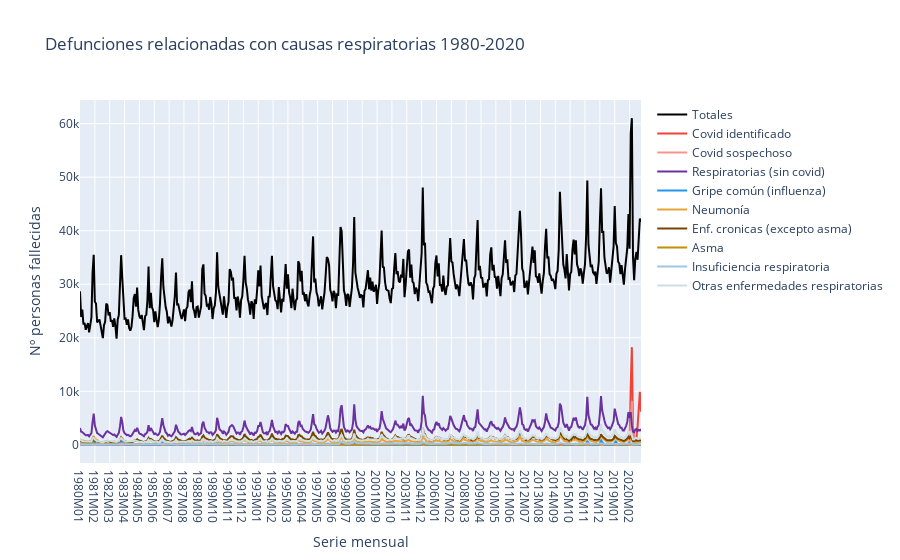

Notebook code cell kept with this figure:
### Code cell
totales = go.Scatter(x = df1["Serie mensual"] , y= df1["001-102  I-XXII.Todas las causas"] , name = 'Totales' , mode= 'lines' , marker= dict(color= '#000000'))
covid_iden = go.Scatter(x = df1["Serie mensual"] , y= df1["00A COVID-19. Virus identificado"] , name = 'Covid identificado' , mode= 'lines' , marker= dict(color= '#f44336' ))
covid_sus = go.Scatter(x = df1["Serie mensual"] , y= df1["00B COVID-19. Virus no identificado (sospechoso)"] , name = 'Covid sospechoso' , mode= 'lines' , marker= dict(color= '#f5958d'))
enfermedades_respiratorias = go.Scatter(x = df1["Serie mensual"] , y= df1["062-067  X.Enfermedades del sistema respiratorio"] , name = 'Respiratorias (sin covid)' , mode= 'lines' , marker= dict(color= '#6a329f' ))
gripe = go.Scatter(x = df1["Serie mensual"] , y= df1["062  Influenza (gripe) (incluye gripe aviar y gripe A)"] , name = 'Gripe común (influenza)' , mode= 'lines' , marker= dict(color= '#2496ec' ))
neumonia = go.Scatter(x = df1["Serie mensual"] , y= df1["063  Neumonía"] , name = 'Neumonía' , mode= 'lines' , marker= dict(color= '#e9a336' ))
cronicas = go.Scatter(x = df1["Serie mensual"] , y= df1["064  Enfermedades crónicas de las vías respiratorias inferiores (excepto asma)"] , name = 'Enf. cronicas (excepto asma)' , mode= 'lines' , marker= dict(color= '#744700'))
asma = go.Scatter(x = df1["Serie mensual"] , y= df1["065  Asma"] , name = 'Asma' , mode= 'lines' , marker= dict(color= '#bf9000'))
insuf = go.Scatter(x = df1["Serie mensual"] , y= df1["066  Insuficiencia respiratoria"] , name = 'Insuficiencia respiratoria' , mode= 'lines' , marker= dict(color= '#9fc5e8'))
otras = go.Scatter(x = df1["Serie mensual"] , y= df1["067  Otras enfermedades del sistema respiratorio"] , name = 'Otras enfermedades respiratorias' , mode= 'lines' , marker= dict(color= '#cfdee3'))

defunciones = [totales , covid_iden , covid_sus , enfermedades_respiratorias , gripe , neumonia , cronicas , asma , insuf , otras]

layout = dict(title = "Defunciones relacionadas con causas respiratorias 1980-2020" , xaxis= dict(title= 'Serie mensual' , ticklen= 123) , yaxis = dict(title= 'Nº personas fallecidas' , ticklen= 123))

respiratorias = go.Figure(data= defunciones , layout=layout)

iplot(respiratorias)

### Figure 1 — Plotly figure (JSON) as saved in the notebook; plotly's stock layout.template omitted (floating-point values rounded to 4 significant figures; data arrays with more than 128 entries replaced by an {"elided": "..."} marker saying what was removed)
{"data": [{"marker": {"color": "#000000"}, "mode": "lines", "name": "Totales", "type": "scatter", "x": {"elided": "492 str values"}, "y": {"elided": "492 int values"}}, {"marker": {"color": "#f44336"}, "mode": "lines", "name": "Covid identificado", "type": "scatter", "x": {"elided": "492 str values"}, "y": {"elided": "492 int values"}}, {"marker": {"color": "#f5958d"}, "mode": "lines", "name": "Covid sospechoso", "type": "scatter", "x": {"elided": "492 str values"}, "y": {"elided": "492 int values"}}, {"marker": {"color": "#6a329f"}, "mode": "lines", "name": "Respiratorias (sin covid)", "type": "scatter", "x": {"elided": "492 str values"}, "y": {"elided": "492 int values"}}, {"marker": {"color": "#2496ec"}, "mode": "lines", "name": "Gripe común (influenza)", "type": "scatter", "x": {"elided": "492 str values"}, "y": {"elided": "492 int values"}}, {"marker": {"color": "#e9a336"}, "mode": "lines", "name": "Neumonía", "type": "scatter", "x": {"elided": "492 str values"}, "y": {"elided": "492 int values"}}, {"marker": {"color": "#744700"}, "mode": "lines", "name": "Enf. cronicas (excepto asma)", "type": "scatter", "x": {"elided": "492 str values"}, "y": {"elided": "492 int values"}}, {"marker": {"color": "#bf9000"}, "mode": "lines", "name": "Asma", "type": "scatter", "x": {"elided": "492 str values"}, "y": {"elided": "492 int values"}}, {"marker": {"color": "#9fc5e8"}, "mode": "lines", "name": "Insuficiencia respiratoria", "type": "scatter", "x": {"elided": "492 str values"}, "y": {"elided": "492 int values"}}, {"marker": {"color": "#cfdee3"}, "mode": "lines", "name": "Otras enfermedades respiratorias", "type": "scatter", "x": {"elided": "492 str values"}, "y": {"elided": "492 int values"}}], "layout": {"title": {"text": "Defunciones relacionadas con causas respiratorias 1980-2020"}, "xaxis": {"ticklen": 123, "title": {"text": "Serie mensual"}}, "yaxis": {"ticklen": 123, "title": {"text": "Nº personas fallecidas"}}}}
